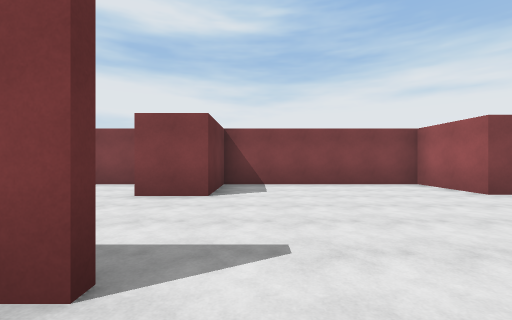
View 1 (above)

19 first-person views from a walk through a 3-D level made in the Unity game engine. The camera is 1.4 m above the floor, looks level and sees 90° across. Doors are open. The floor is counted in squares, 2 m on a side. Each view is taken from the middle of a square. On the plan, view 1 faces up. The plan holds only what a view shows up to about 9 squares ahead; the rest is blank. The place goes on beyond the plan. The player is left out. Some animated figures are left out.

View 2
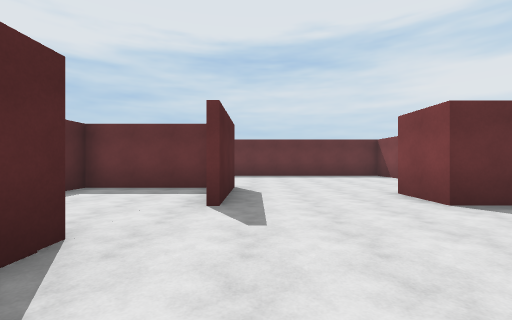

View 3
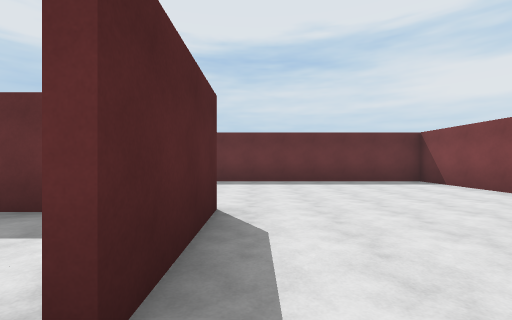

View 4
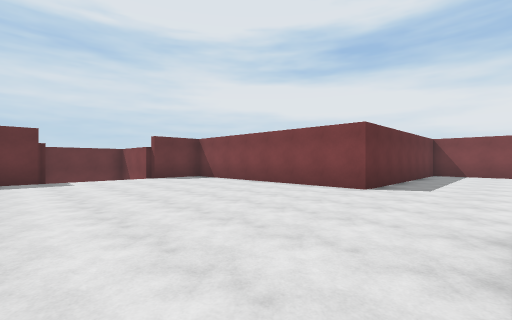

View 5
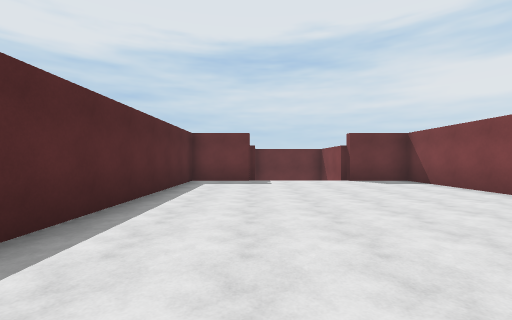

View 6
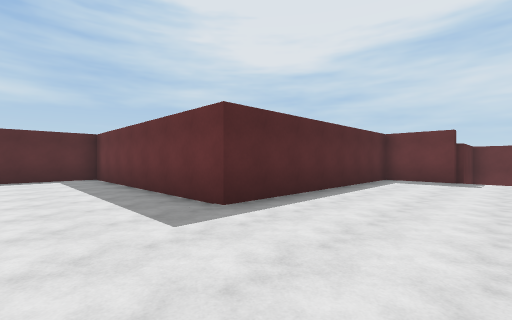

View 7
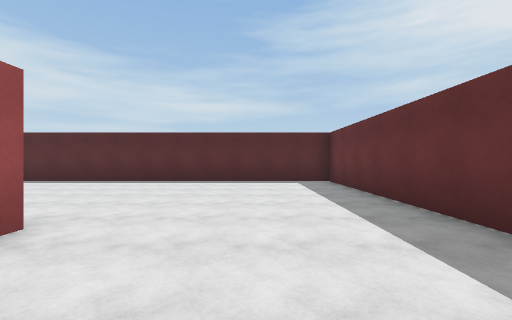

View 8
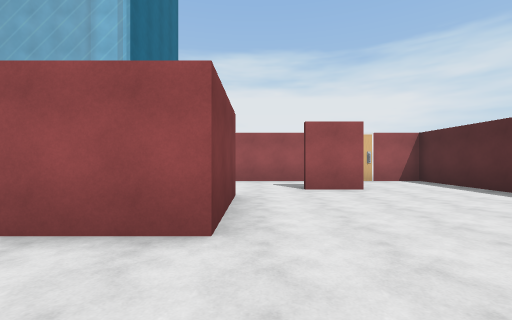

View 9
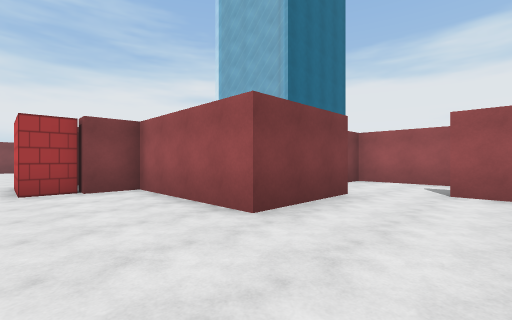

View 10
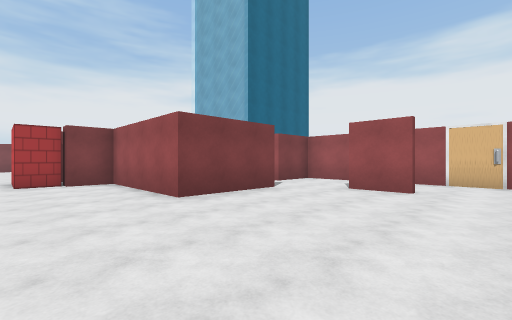

View 11
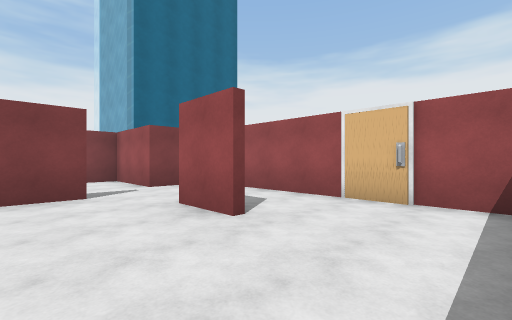

View 12
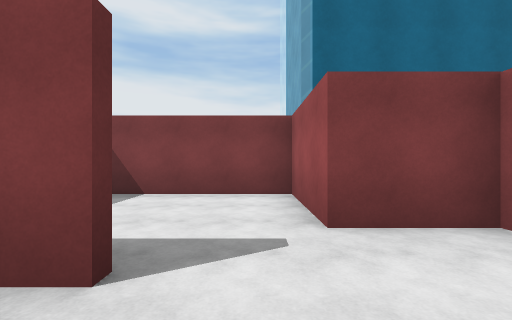

View 13
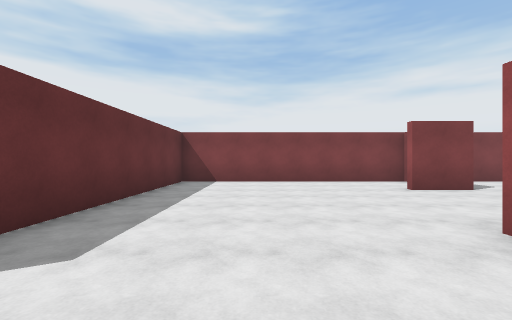

View 14
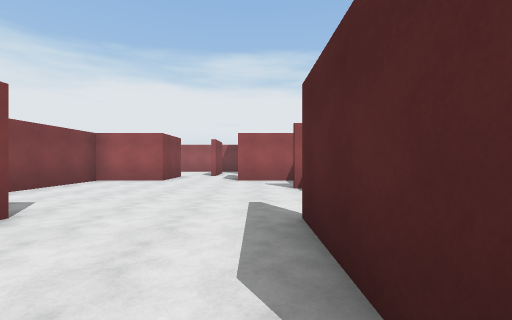

View 15
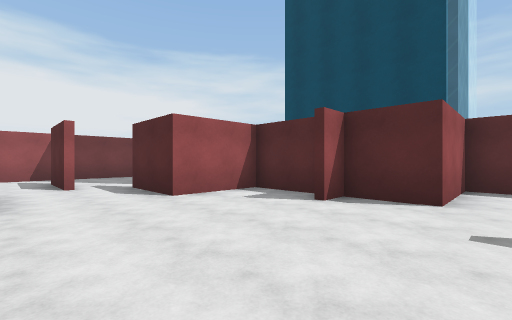

View 16
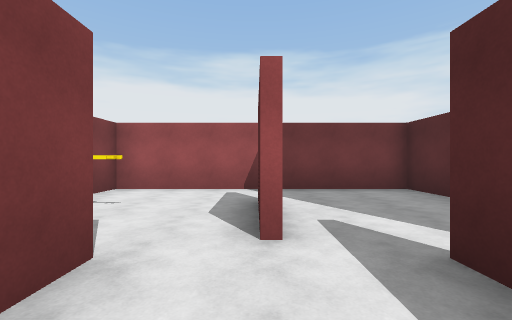

View 17
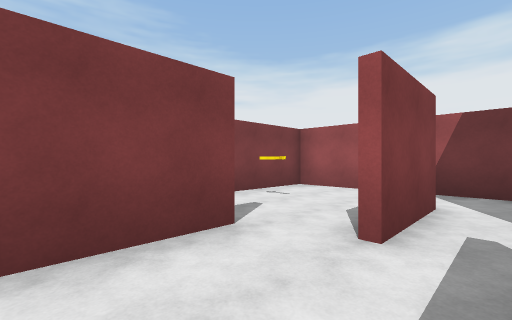

View 18
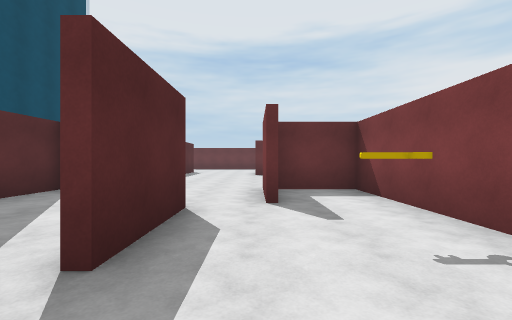

View 19
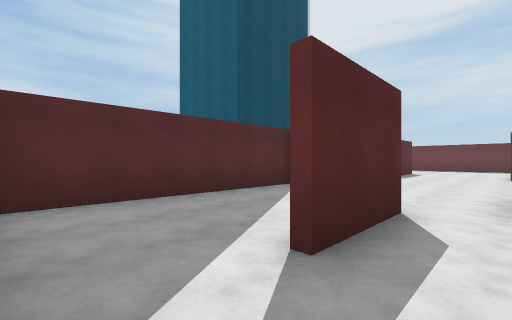

### Floor plan
Points are (right, up) in squares from view 1. A wall is a line through its corners. A room is listed if a view was taken in it or the views show most of it. See-through windows are left out.
Room 1 (view 1)
walls: (0, -2.3) (0.7, -2.3) (0.7, 0.3); (-3.5, 0.9) (-3.5, -2.3)
ways out: opening at (0, 0) to room 2
Room 2 (views 2, 3, 4, 5, 6, 7, 8, 9, 10, 11, 12, 13, 14, 15)
walls: (-3.6, 1.4) (-0.9, 1.4); (0.7, 0.3) (2.3, 0.3) (2.3, 1.1); (-0.9, -8.6) (-3.6, -8.6) (-3.6, -4.7) (-4.6, -4.7); (2.9, 0.3) (4.7, 0.3) (4.7, 2.6); (0.1, -11.6) (0.1, -10.1); (-15.6, -5.1) (-15.6, -7.2) (-8.5, -7.2) (-8.5, -14.5) (2.5, -14.5) (2.5, -7.4) (0.7, -7.4); (-0.9, 7.2) (-0.9, 5) (-2.4, 5); (4.7, 5.2) (4.7, 7.4) (-8.5, 7.4) (-8.5, 0.1) (-15.6, 0.1) (-15.6, -1.9); (-17.6, -5) (-16, -5)
ways out: opening at (0, 0) to room 1; opening at (5.5, 3.5) to room 3; opening at (0, -7) to room 5
Room 3 (views 16, 17, 18, 19)
walls: (6.9, 5.2) (4.7, 5.2); (7.1, 4) (9.5, 4); (11.3, 3.5) (11.3, 7.4) (4.9, 7.4) (4.9, 5.5); (4.7, 2.6) (6.9, 2.6)
ways out: opening at (5.5, 3.5) to room 2; opening at (7, 4) to room 4; opening at (10.5, 4) to room 4
Room 4 (no view inside)
walls: (9.4, 3.8) (7.2, 3.8); (4.9, 0.3) (11.3, 0.3) (11.3, 3.5)
ways out: opening at (7, 4) to room 3; opening at (10.5, 4) to room 3
Room 5 (no view inside)
walls: (0.7, -7.4) (0.7, -4.7) (-3, -4.7)
ways out: opening at (0, -7) to room 2

Where each view was taken, in squares from view 1:
view 1: 0 up, 0 right, facing up
view 2: 2 up, 3 right, facing left
view 3: 2 up, 0 right, facing left
view 4: 6 down, 6 left, facing up-left
view 5: 5 down, 7 left, facing left
view 6: 4 down, 6 left, facing down-left
view 7: 6 down, 6 left, facing down
view 8: 9 down, 6 left, facing right
view 9: 11 down, 6 left, facing up-right
view 10: 13 down, 6 left, facing up-right
view 11: 14 down, 2 left, facing up-right
view 12: 10 down, 0 right, facing up
view 13: 1 down, 6 left, facing up
view 14: 2 up, 4 left, facing right
view 15: 5 up, 0 right, facing down-right
view 16: 4 up, 5 right, facing right
view 17: 3 up, 5 right, facing up-right
view 18: 5 up, 11 right, facing left
view 19: 5 up, 11 right, facing down-left
